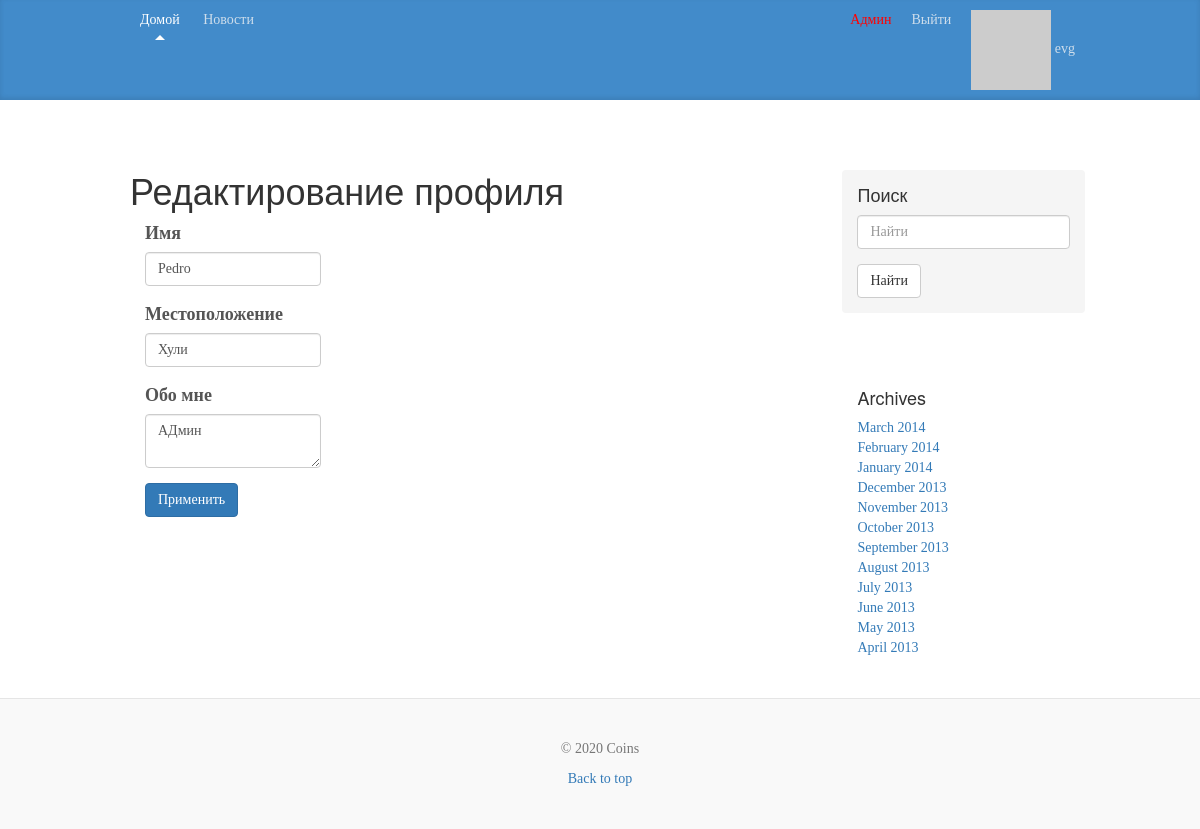
The page /edit-profile (signed in) on the database its author committed.
### app/models.py (models this page shows, shortened)
class User(db.Model, UserMixin):
    __tablename__ = 'user'
    id = db.Column(db.Integer, primary_key=True)
    email = db.Column(db.String(255), unique=True)
    username = db.Column(db.String(255), unique=True, index=True)
    password_hash = db.Column(db.String(255))
    active = db.Column(db.Boolean())
    confirmed_at = db.Column(db.DateTime())
    name = db.Column(db.String(64))
    location = db.Column(db.String(64))
    member_since = db.Column(db.DateTime(), default=datetime.utcnow)
    about_me = db.Column(db.String(140))
    last_seen = db.Column(db.DateTime, default=datetime.utcnow)
    avatar_hash = db.Column(db.String(32))
    roles = db.relationship('Role', secondary='roles_users', backref=db.backref('users', lazy='dynamic'))
    posts = db.relationship('Post', backref='author', lazy='dynamic')
    img = db.relationship('StorageImg', backref='author', lazy='dynamic')
    @property
    def password(self):
        raise AttributeError('password is not a readable attribute')
    def gravatar(self, size=100, default='identicon', rating='g'):
        url = 'https://secure.gravatar.com/avatar'
        hash = self.avatar_hash or self.gravatar_hash()
        return '{url}/{hash}?s={size}&d={default}&r={rating}'.\
                        format(url=url, hash=hash, size=size, default=default, rating=rating)
    def is_administrator(self):
        for r in self.roles:
            if str(r) == 'admin':
                return True
        return False

### app/users/controllers.py (the view, shortened to what this page needs)
@module.route('/edit-profile', methods=['GET', 'POST'])
@login_required
def edit_profile():
    form = EditProfileForm()
    form.name.data = current_user.name
    form.location.data = current_user.location
    form.about_me.data = current_user.about_me
    return render_template('users/edit_profile.html', edit_profile_form=form)

### app/users/forms.py
class EditProfileForm(FlaskForm):
    name = StringField('Имя', validators=[Length(0, 64)])
    location = StringField('Местоположение', validators=[Length(0, 64)])
    about_me = TextAreaField('Обо мне')
    submit = SubmitField('Применить')

### app/models.py (called while the page is built)
@login_manager.user_loader
def load_user(user_id):
    return User.query.get(int(user_id))

    def __repr__(self):
        return self.name

### app/users/controllers.py (called while the page is built)
@module.before_request
def before_request():
    if current_user.is_authenticated:
        current_user.last_seen = datetime.utcnow()
        db.session.commit()

### app/templates/users/edit_profile.html (shortened to what this page needs)
{% extends "layout.html" %}
{% import "bootstrap/wtf.html" as wtf %}
{% block content %}
{% from "bootstrap/wtf.html" import form_field %}
<h1>Редактирование профиля</h1>
<div class="col-md-4">
  <form class="form" action="{{ url_for('users.edit_profile') }}" method="POST" name="edit_profile_form">
    {{ form_field(edit_profile_form.name) }}
    {{ form_field(edit_profile_form.location) }}
    {{ form_field(edit_profile_form.about_me) }}
    {{ form_field(edit_profile_form.submit, class="btn btn-primary") }}
  </form>
</div>
{% endblock %}

### app/templates/layout.html (shortened to what this page needs)
{% extends "bootstrap/base.html" %}
{% import "bootstrap/fixes.html" as fixes %}
{% block head %}
  {{super()}}
{% endblock %}
{% block styles %}
  {{super()}}
  <link href="/static/css/blog.css" rel="stylesheet">
{% endblock %}
{% block body %}
  {% block navbar %}
  <div class="blog-masthead">
    <div class="container">
    <nav class="blog-nav">
            <a class="blog-nav-item active" href="{{ url_for('users.index') }}">Домой</a>
            <a class="blog-nav-item" href="{{ url_for('posts.news') }}">Новости</a>
            {% if current_user.is_authenticated %}
            <a class="blog-nav-item navbar-right" href="{{ url_for('users.user', username=current_user.username) }}">
                  <img src="{{ current_user.gravatar(size=18) }}">
                  {{ current_user.username }}
                </a>
            <a class="blog-nav-item navbar-right" href="{{ url_for('users.logout') }}">Выйти</a>
            {% else %}
            <a class="blog-nav-item navbar-right" href="{{ url_for('users.reg') }}">Регистрация</a>
            <a class="blog-nav-item navbar-right" href="{{ url_for('users.log') }}"><span class="glyphicon glyphicon-log-in"></span>  Войти</a>
            {% endif %}
          {% if current_user.is_authenticated %}
                {% if current_user.is_administrator() %}
              <a class="blog-nav-item navbar-right" style="color: rgb(255, 0, 0)" href="{{ url_for('admin.index') }}">Админ</a>
                {% endif %}
          {% endif %}
    </nav>
  </div>
  </div>
  {% endblock %}
  <div class="container">
    {% import "bootstrap/utils.html" as utils %} {{ utils.flashed_messages(dismissible=True, container=False) }}
    <div class="blog-header">
    </div>
    <div class="row">
      <div class="col-sm-8 blog-main">
      {% block content %}{% endblock %}
      </div>
      <div class="col-sm-3 col-sm-offset-1 blog-sidebar">
        <div class="sidebar-module sidebar-module-inset">
          <h4>Поиск</h4>
          <form method='GET' action="{{ url_for('posts.news') }}">
            <div class="form-group">
              <input type="text" class="form-control" placeholder="Найти" name="q" value="{{ request.args.get('q', '') }}">
            </div>
            <button type="submit" class="btn btn-default">Найти</button>
          </form>
        </div>
        <div class="sidebar-module" id="tags">
        </div>
        <div class="sidebar-module">
          <h4>Archives</h4>
          <ol class="list-unstyled">
            <li><a href="#">March 2014</a></li>
            <li><a href="#">February 2014</a></li>
            <li><a href="#">January 2014</a></li>
            <li><a href="#">December 2013</a></li>
            <li><a href="#">November 2013</a></li>
            <li><a href="#">October 2013</a></li>
            <li><a href="#">September 2013</a></li>
            <li><a href="#">August 2013</a></li>
            <li><a href="#">July 2013</a></li>
            <li><a href="#">June 2013</a></li>
            <li><a href="#">May 2013</a></li>
            <li><a href="#">April 2013</a></li>
          </ol>
        </div>
      </div>
    </div>
  </div>
  <footer class="blog-footer">
      <p class="text-muted">&copy; <script type="text/javascript">var mdate = new Date(); document.write(mdate.getFullYear());</script> {{ config.get('APP_NAME')  }} </p>
      <p>
        <a href="#">Back to top</a>
      </p>
  </footer>
{% endblock %}

### app/static/css/blog.css (style rules this page uses)
body { font-family: Georgia, "Times New Roman", Times, serif; color: #555; }
h1, .h1, h2, .h2, h3, .h3, h4, .h4, h5, .h5, h6, .h6 { margin-top: 0; font-family: "Helvetica Neue", Helvetica, Arial, sans-serif; font-weight: normal; color: #333; }
@media (min-width: 1200px) { .container { width: 970px; } }
.blog-masthead { background-color: #428bca; -webkit-box-shadow: inset 0 -2px 5px rgba(0,0,0,.1); box-shadow: inset 0 -2px 5px rgba(0,0,0,.1); }
.blog-nav-item { position: relative; display: inline-block; padding: 10px; font-weight: 500; color: #cdddeb; }
.blog-nav .active { color: #fff; }
.blog-nav .active:after { position: absolute; bottom: 0; left: 50%; width: 0; height: 0; margin-left: -5px; vertical-align: middle; content: " "; border-right: 5px solid transparent; border-bottom: 5px solid; border-left: 5px solid transparent; }
.blog-header { padding-top: 20px; padding-bottom: 20px; }
.blog-main { font-size: 18px; line-height: 1.5; }
.sidebar-module { padding: 15px; margin: 0 -15px 15px; }
.sidebar-module-inset { padding: 15px; background-color: #f5f5f5; border-radius: 4px; }
.blog-footer { padding: 40px 0; color: #999; text-align: center; background-color: #f9f9f9; border-top: 1px solid #e5e5e5; }
.blog-footer p:last-child { margin-bottom: 0; }

### rows shown on the page
User: username "evg", name "Pedro", location "Хули", about_me "АДмин"

### other values the page prints
{{ config.get('APP_NAME') }} "Coins"
